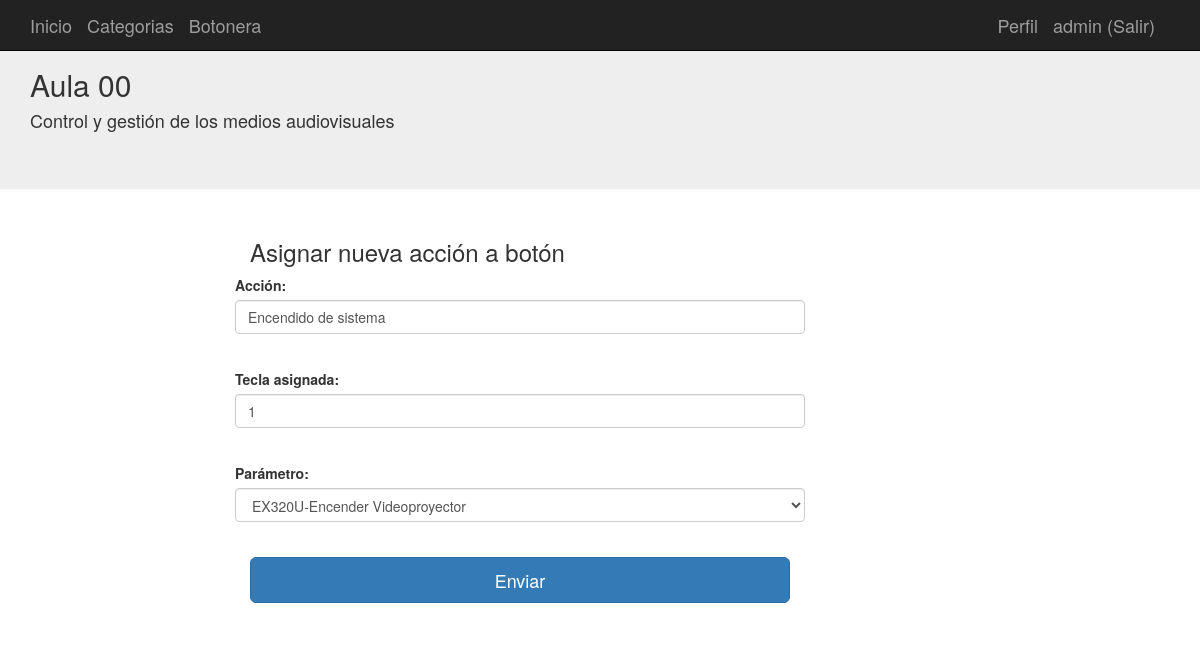
The page /accion_boton/1/edit (signed in) on the database its author committed.
### aplicacion/models.py (models this page shows, shortened)
class Usuarios(db.Model):
	__tablename__ = 'usuarios'
	id = Column(Integer, primary_key=True)
	username = Column(String(100),nullable=False)
	password_hash = Column(String(128),nullable=False)
	nombre = Column(String(200),nullable=False)
	email = Column(String(200),nullable=False)
	admin = Column(Boolean, default=False)
	@property
	def password(self):
		raise AttributeError('password is not a readable attribute')
	def is_admin(self):
		return self.admin

class Botones(db.Model):
	__tablename__ = 'botones'
	id = Column(Integer, primary_key=True)
	accion = Column(String(100))
	tecla = Column(String(255))
	ParametroId = Column(Integer,ForeignKey('parametros.id'), nullable=False)

### aplicacion/app.py (the view)
@app.route('/accion_boton/<id>/edit', methods=["get","post"])
@login_required
def accion_boton_edit(id):
	if not current_user.is_admin():
		abort(404)
	bot=Botones.query.get(id)
	if bot is None:
		abort(404)
	form=formBotonera(obj=bot)
	parametros=[(p.id, p.descripcion) for p in Parametros.query.all()]
	form.ParametroId.choices = parametros
	if form.validate_on_submit():
		form.populate_obj(bot)
		db.session.commit()
		logging.info("Editada acción con id = '%s': '%s', asignada a tecla '%s'.", bot.id, bot.accion, bot.tecla)
		return redirect(url_for("botonera"))
	return render_template("accion_boton_new.html",form=form)

### aplicacion/forms.py
class formBotonera(FlaskForm):
	accion=StringField("Acción:",validators=[Required("Tienes que introducir el dato")])
	tecla =StringField("Tecla asignada:",validators=[Required("Tienes que especificar una tecla a la que asignar la acción")])
	ParametroId=SelectField("Parámetro:",coerce=int)
	submit = SubmitField('Enviar')

### aplicacion/app.py (called while the page is built)
@login_manager.user_loader
def load_user(user_id):
	return Usuarios.query.get(int(user_id))

### aplicacion/templates/accion_boton_new.html (shortened to what this page needs)
{% extends "base.html" %}
{% block contenido %}
<div class="container">
  <div class="col-md-2"></div>
  <div class="col-md-6">
    <h3>Asignar nueva acción a botón</h3>
      <form class="form-horizontal" method="post" enctype="multipart/form-data">
        <div class="form-group">
          {{form.accion.label() }}{{form.accion(size="100",class="form-control")}}<br/>
        </div>
        <div class="form-group">
          {{form.tecla.label() }}{{form.tecla(size="1",class="form-control")}}<br/>
        </div>
        <div class="form-group">
          {{form.ParametroId.label() }}{{form.ParametroId(class="form-control")}}<br/>
        </div>
          {{form.submit(class="btn btn-lg btn-primary btn-block")}}
    </form>
    <br/>
  </div>
</div>
{% endblock %}

### aplicacion/templates/base.html (shortened to what this page needs)
{% extends "bootstrap/base.html" %}
{% block navbar %}
<link rel="stylesheet" href="/static/css/style.css">
<nav class="navbar navbar-inverse navbar-fixed-top">
      <div class="container">
        <div class="navbar-header">
          <a class="navbar-brand" href="/">Inicio</a>
          <a class="navbar-brand" href="{{url_for('categorias')}}">Categorias</a>
          <a class="navbar-brand" href="{{url_for('botonera')}}">Botonera</a>
        </div>
        <div id="navbar" class="navbar-collapse collapse navbar-right">
          {% if current_user.is_authenticated %}
          <a class="navbar-brand " href="/perfil/{{ current_user.username}}"> Perfil</a>
          <a class="navbar-brand " href="/logout"> {{ current_user.username}} (Salir)</a>
          {% else %}
          <a class="navbar-brand " href="/login">Login</a>
          <a class="navbar-brand " href="/registro">Registro</a>
          {% endif %}
        </div>
      </div>
    </nav>
    <div class="jumbotron">
      <div class="container">
        <h2>Aula 00</h2>
        <h4>Control y gestión de los medios audiovisuales</h4>
      </div>
    </div>
{% endblock %}
{% block content %}
<div class="container-fluid">
  <div class="row">
    <div class="container">
        {% block contenido %}{% endblock %}
    </div>
</div>
{% endblock %}

### rows shown on the page
Usuarios: username "admin"
Botones: accion "Encendido de sistema", tecla "1", ParametroId "EX320U-Encender Videoproyector"
